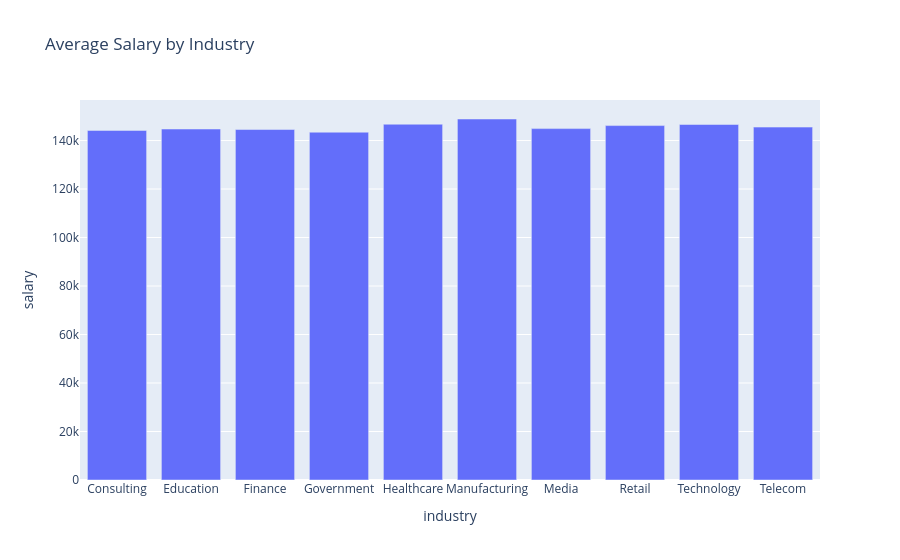

Here is the notebook cell this chart was saved with:
### Code cell
fig = px.bar(
    industry_salary,
    x="industry",
    y="salary",
    title="Average Salary by Industry"
)
fig.show()

### Figure 1 — Plotly figure (JSON) as saved in the notebook; plotly's stock layout.template omitted (floating-point values rounded to 4 significant figures)
{"data": [{"hovertemplate": "industry=%{x}<br>salary=%{y}<extra></extra>", "legendgroup": "", "marker": {"color": "#636efa", "pattern": {"shape": ""}}, "name": "", "orientation": "v", "showlegend": false, "textposition": "auto", "type": "bar", "x": ["Consulting", "Education", "Finance", "Government", "Healthcare", "Manufacturing", "Media", "Retail", "Technology", "Telecom"], "xaxis": "x", "y": [144200.0, 144800.0, 144600.0, 143500.0, 146700.0, 148900.0, 144900.0, 146200.0, 146600.0, 145500.0], "yaxis": "y"}], "layout": {"barmode": "relative", "legend": {"tracegroupgap": 0}, "title": {"text": "Average Salary by Industry"}, "xaxis": {"anchor": "y", "domain": [0, 1], "title": {"text": "industry"}}, "yaxis": {"anchor": "x", "domain": [0, 1], "title": {"text": "salary"}}}}
